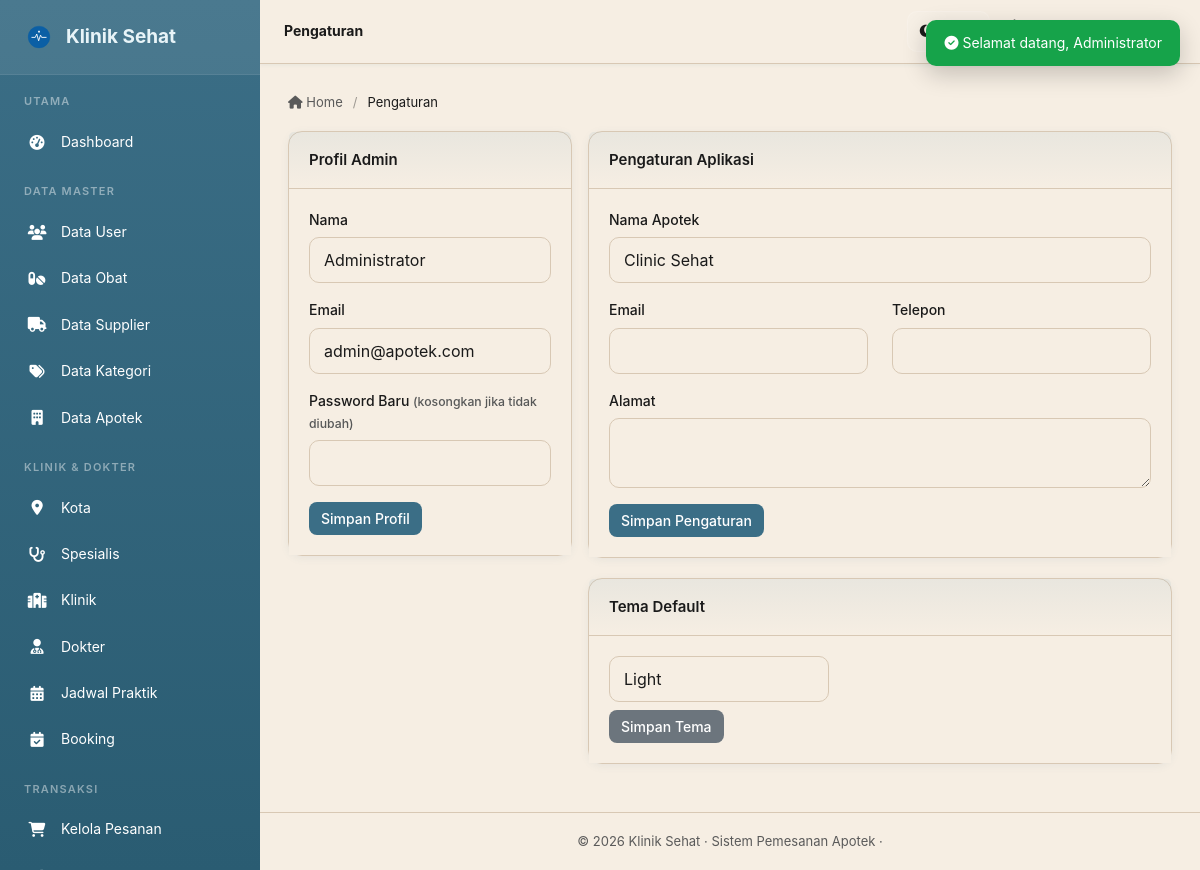
/Klinik/admin/pengaturan/index.php (signed in), run on an earlier commit of the app's database.
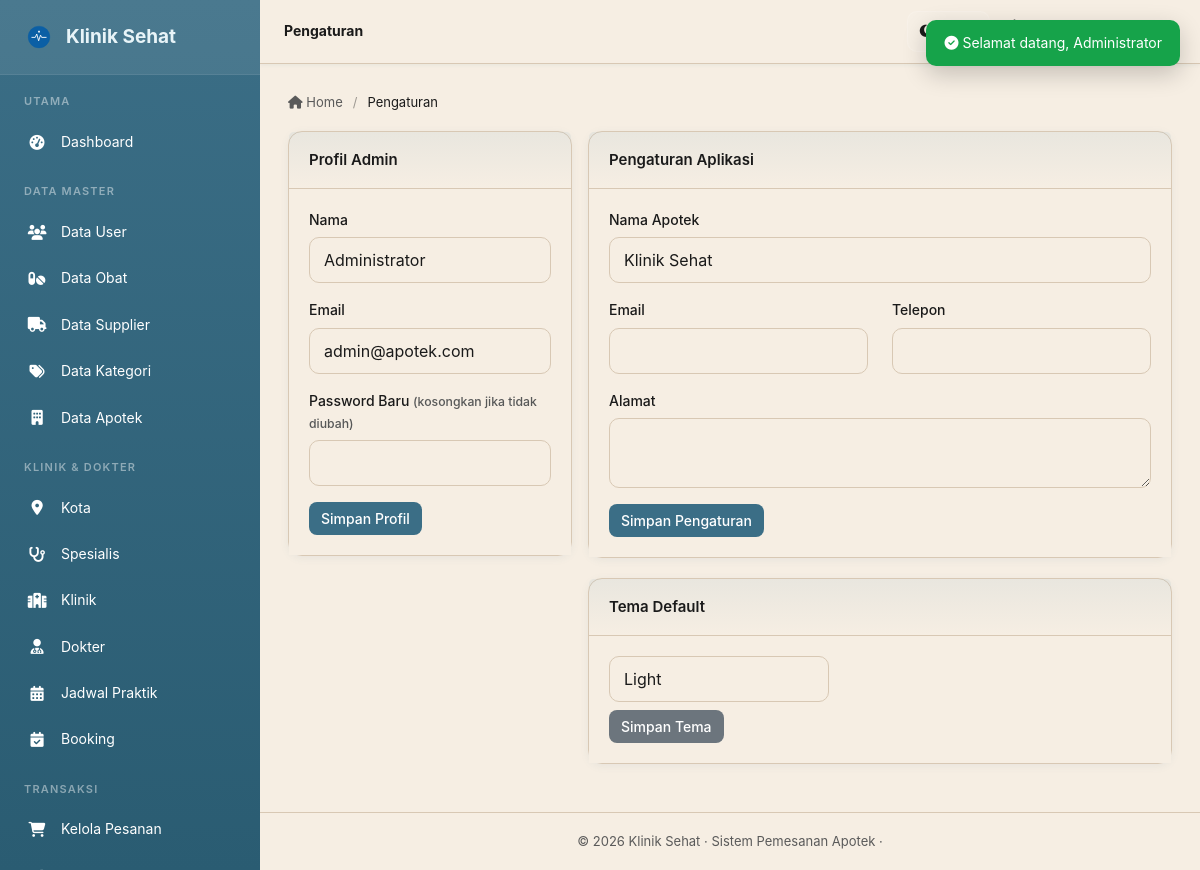
And on a later commit of the database.
### tables this page shows
CREATE TABLE `pengaturan` (
  `id` int(10) UNSIGNED NOT NULL DEFAULT 1,
  `nama_app` varchar(100) DEFAULT 'Klinik Sehat',
  `email` varchar(100) DEFAULT NULL,
  `telepon` varchar(20) DEFAULT NULL,
  `alamat` text DEFAULT NULL
);

### Klinik/functions/functions.php (called while the page is built, shortened)
<?php
function e($str) {
    return htmlspecialchars((string)($str ?? ''), ENT_QUOTES, 'UTF-8');
}

### Klinik/admin/pengaturan/index.php (the view, shortened to what this page needs)
<?php
require_once '../../config/koneksi.php';
$pdo->exec("CREATE TABLE IF NOT EXISTS pengaturan (
    id INT UNSIGNED NOT NULL DEFAULT 1 PRIMARY KEY,
    nama_app VARCHAR(100) DEFAULT 'Klinik Sehat',
    email VARCHAR(100) DEFAULT NULL,
    telepon VARCHAR(20) DEFAULT NULL,
    alamat TEXT DEFAULT NULL
) ENGINE=InnoDB DEFAULT CHARSET=utf8mb4");
$pdo->exec("INSERT IGNORE INTO pengaturan (id) VALUES (1)");
$set = $pdo->query("SELECT * FROM pengaturan WHERE id=1")->fetch();
$set = $set ?: [];
$adm = $pdo->prepare("SELECT * FROM users WHERE id_user=?");
$adm->execute([$_SESSION['user']['id_user']]); $adm = $adm->fetch();
$adm = $adm ?: [];
require_once '../../includes/header_admin.php';
?>
<div class="row g-3">
    <div class="col-lg-4">
        <div class="card">
            <div class="card-header">Profil Admin</div>
            <div class="card-body">
                <form method="post">
                    <div class="mb-3"><label class="form-label">Nama</label><input type="text" name="nama" class="form-control" value="<?= e($adm['nama']) ?>" required></div>
                    <div class="mb-3"><label class="form-label">Email</label><input type="email" name="email" class="form-control" value="<?= e($adm['email']) ?>" required></div>
                    <div class="mb-3"><label class="form-label">Password Baru <small class="text-muted">(kosongkan jika tidak diubah)</small></label><input type="password" name="password" class="form-control"></div>
                    <button class="btn btn-primary" name="save_profile">Simpan Profil</button>
                </form>
            </div>
        </div>
    </div>
    <div class="col-lg-8">
        <div class="card">
            <div class="card-header">Pengaturan Aplikasi</div>
            <div class="card-body">
                <form method="post">
                    <div class="mb-3"><label class="form-label">Nama Apotek</label><input type="text" name="nama_app" class="form-control" value="<?= e($set['nama_app']) ?>"></div>
                    <div class="row">
                        <div class="col-md-6 mb-3"><label class="form-label">Email</label><input type="email" name="email" class="form-control" value="<?= e($set['email']) ?>"></div>
                        <div class="col-md-6 mb-3"><label class="form-label">Telepon</label><input type="text" name="telepon" class="form-control" value="<?= e($set['telepon']) ?>"></div>
                    </div>
                    <div class="mb-3"><label class="form-label">Alamat</label><textarea name="alamat" class="form-control" rows="2"><?= e($set['alamat']) ?></textarea></div>
                    <button class="btn btn-primary" name="save_app">Simpan Pengaturan</button>
                </form>
            </div>
        </div>
        <div class="card">
            <div class="card-header">Tema Default</div>
            <div class="card-body">
                <form method="post">
                    <select name="dark_mode" class="form-select mb-2" style="max-width:220px">
                        <option value="light" <?= ($_SESSION['dark_mode'] ?? 'light') === 'light' ? 'selected' : '' ?>>Light</option>
                    </select>
                    <button class="btn btn-secondary" name="save_theme">Simpan Tema</button>
                </form>
            </div>
        </div>
    </div>
</div>
<?php require_once '../../includes/footer_admin.php'; ?>

What changed in the data, as far as the page shows it:
changed pengaturan: nama_app "Clinic Sehat" → "Klinik Sehat"
